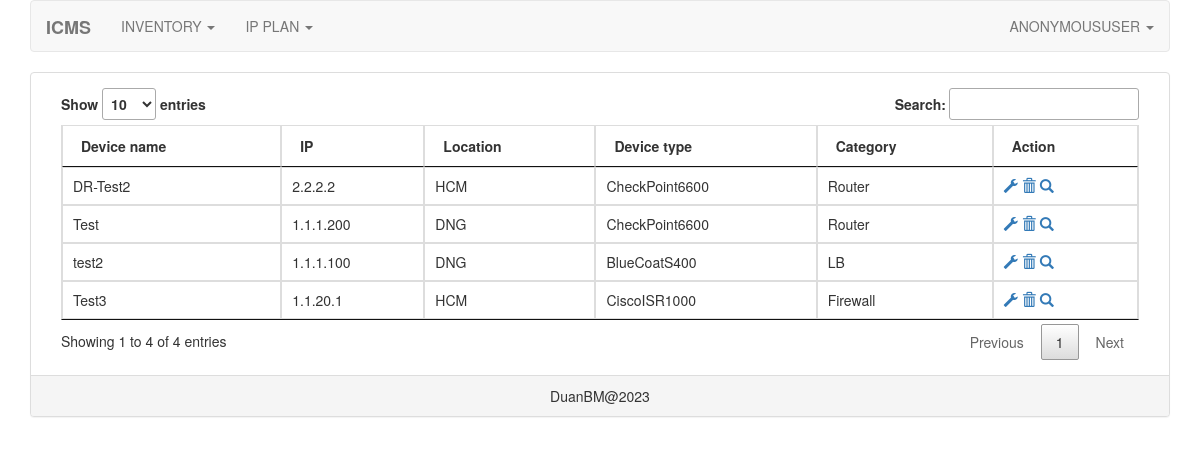
Page /inventory/list-device on the committed database.
### inventory/models.py (models this page shows, shortened)
class DeviceModel(models.Model):
    device_name = models.CharField(max_length=1000)
    device_ip = models.GenericIPAddressField(unique=True)
    device_location = models.ForeignKey('DeviceLocation', on_delete=models.CASCADE)
    device_type = models.ForeignKey('DeviceType', on_delete=models.CASCADE)
    device_category = models.ForeignKey('DeviceCategory', on_delete=models.CASCADE)
    device_vendor = models.ForeignKey('DeviceVendor', on_delete=models.CASCADE)
    device_description = models.CharField(max_length=1000)
    device_creation_time = models.DateTimeField(auto_now=True)
    user_created = models.CharField(max_length=100)

class DeviceLocation(models.Model):
    device_location = models.CharField(max_length=1000, unique=True)
    description = models.CharField(max_length=1000)
    creation_time = models.DateTimeField(auto_now=True)
    user_created = models.CharField(max_length=100)
    def __str__(self):
        return self.device_location

class DeviceType(models.Model):
    device_type = models.CharField(max_length=1000, unique=True)
    description = models.CharField(max_length=1000)
    creation_time = models.DateTimeField(auto_now=True)
    user_created = models.CharField(max_length=100)
    def __str__(self):
        return self.device_type

class DeviceCategory(models.Model):
    device_category = models.CharField(max_length=1000, unique=True)
    description = models.CharField(max_length=1000)
    creation_time = models.DateTimeField(auto_now=True)
    user_created = models.CharField(max_length=100)
    def __str__(self):
        return self.device_category

### inventory/views.py (the view, shortened to what this page needs)
# urls.py: path('list-device', DeviceModelListView.as_view()),
class DeviceModelListView(ListView):
    model = DeviceModel
    context_object_name = 'devices'
    template_name = "list_device.html"

### inventory/templates/list_device.html (shortened to what this page needs)
{% extends 'base.html' %}
{% block content %}
<div class="col-xs-12 col-sm-12 col-md-12 col-lg-12">
    <div class="table-responsive">
        <table class="table table-hover table-bordered" id="list-device-table">
            <thead>
                    <th>Device name</th>
                    <th>IP</th>
                    <th>Location</th>
                    <th>Device type</th>
                    <th>Category</th>
                    <th>Action</th>
            </thead>
            <tbody>
                {% for obj in devices %}
                <tr>
                    <td>{{ obj.device_name }}</td>
                    <td>{{ obj.device_ip }}</td>
                    <td>{{ obj.device_location }}</td>
                    <td>{{ obj.device_type }}</td>
                    <td>{{ obj.device_category }}</td>
                    <td>
                        <a href="/inventory/update-device/{{ obj.id }}"><span class="glyphicon glyphicon-wrench" aria-hidden="true"></span></a>
                        <a data-toggle="modal" href='#delete-device-modal' id="{{ obj.id }}"><span class="glyphicon glyphicon-trash" aria-hidden="true"></span></a>
                        <a href="/inventory/detail-device/{{ obj.id }}"><span class="glyphicon glyphicon-search" aria-hidden="true"></span></a>
                    </td>
                </tr>
                {% endfor %}
            </tbody>
        </table>
    </div>
</div>
{% endblock content %}
{% block css %}
<link rel="stylesheet" href="/static/core/css/jquery-datatable.css">
{% endblock css %}

### rows in the picture
DeviceModel: device_name "DR-Test2", device_ip "2.2.2.2", device_location "HCM", device_type "CheckPoint6600", device_category "Router"
DeviceModel: device_name "test2", device_ip "1.1.1.100", device_location "DNG", device_type "BlueCoatS400", device_category "LB"
DeviceModel: device_name "Test3", device_ip "1.1.20.1", device_location "HCM", device_type "CiscoISR1000", device_category "Firewall"
DeviceModel: device_name "Test", device_ip "1.1.1.200", device_location "DNG", device_type "CheckPoint6600", device_category "Router"

### other values in the picture
{{ request.user| upper }} "ANONYMOUSUSER"
